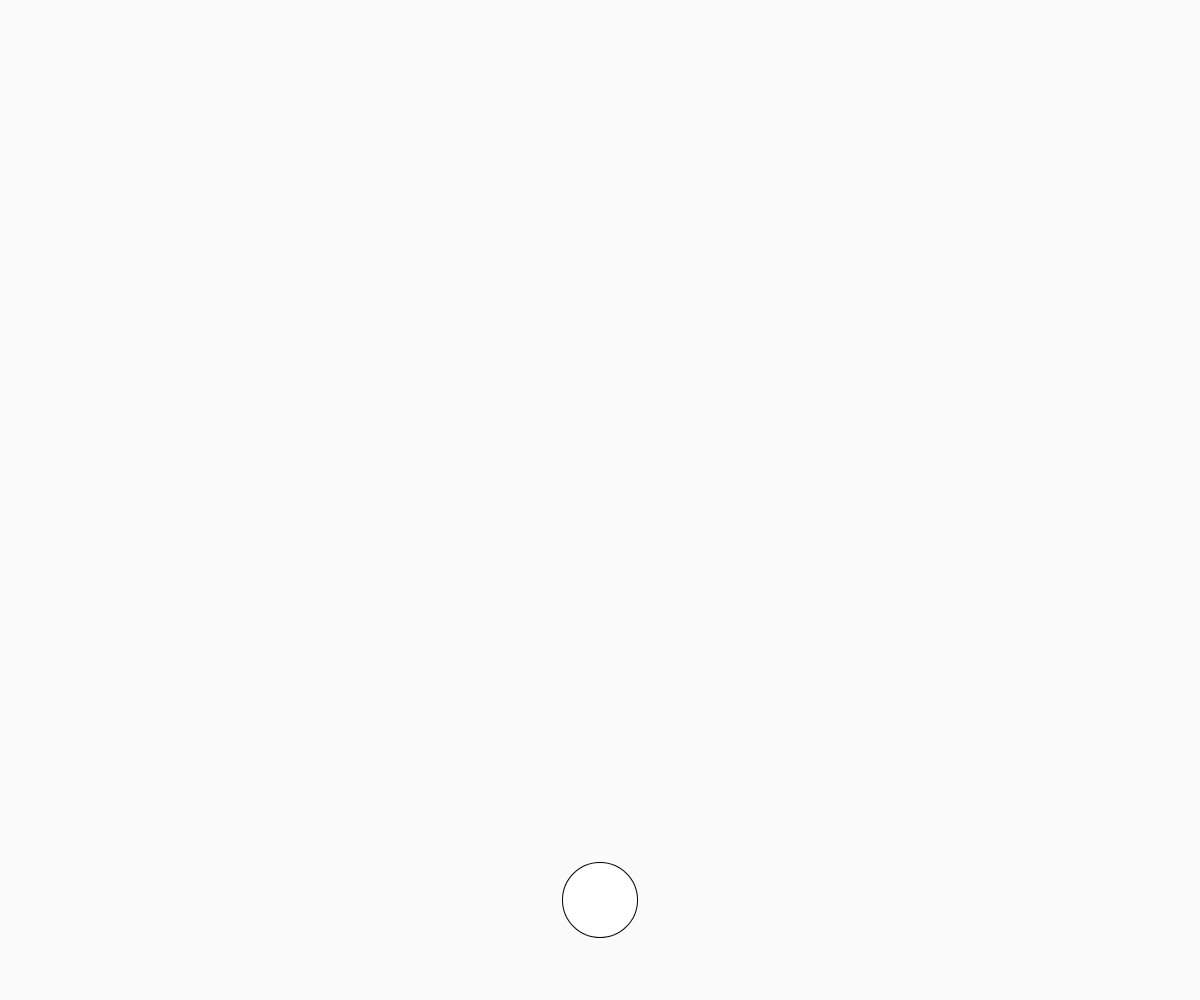
Frame 1 (no input)
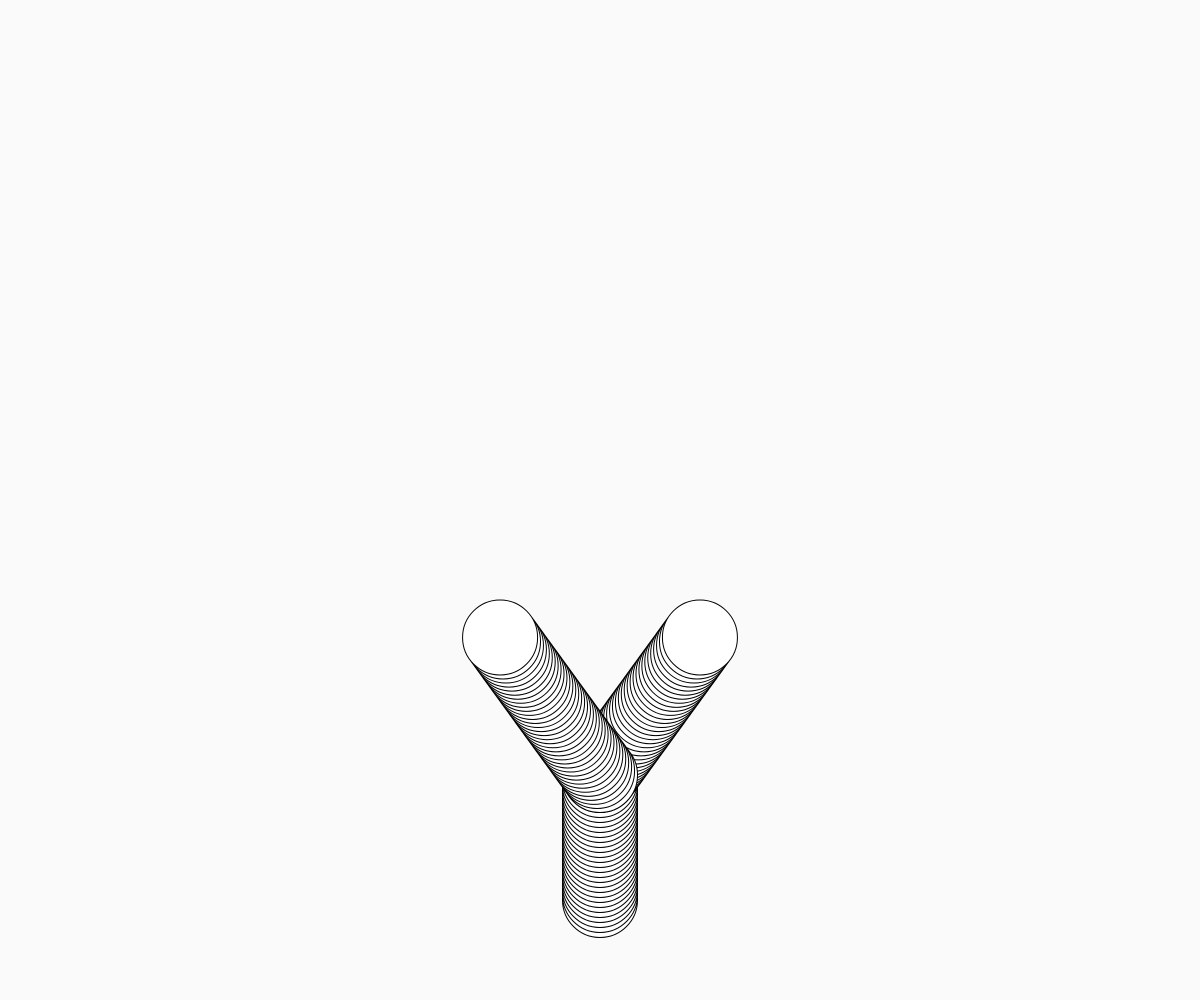
Frame 60 (no input)
Frame 120 (the mouse pressed at the canvas centre since frame 60): identical to frame 60, image omitted

The p5.js sketch that drew these frames (run headless with seeded random() and noise() and a simulated clock; from frame 60 on, the mouse is pressed at the canvas centre):

// p5.js sketch
// ── sketch.js
let tree;

function setup() {
    pixelDensity(2);
    createCanvas(window.innerWidth, window.innerHeight);
    let point = new Point(window.innerWidth/2, window.innerHeight*0.90)
    let size = new Size(window.innerWidth/8, window.innerHeight/8);
    let seed = new Seed(point, size)
    tree = new Tree(seed);
    frameRate(30)
}

function draw() {
    background(250, 255);
    tree.show();
    tree.grow();
    if (tree.branches.length == 1) {
        if (tree.branches[0].slices.length > 25) {
            tree.spawnBranches(tree.branches[0], PI/5);
        }
    }

    if (tree.branches.length > 1) {
        if (tree.branches[1].slices.length > 35) {
            noLoop();
        }
    }
    
}

class Seed {
    constructor(position, size){
        this.pos = position;
        this.size = size;
    }
    
    generateSlice() {
        let slice = new TreeSlice(this.pos, this.size, 0);
        return slice;
    }

    generateBranch() {
        let slice = this.generateSlice();
        let branch = new Branch(slice);
        return branch;
    }
}


class Tree {
    constructor(seed) {
        this.seed = seed;
        this.branches = [
            seed.generateBranch()
        ];
    }

    grow() {
        print(this.branches)
        for (let i in this.branches){
            let branch = this.branches[i]
            if (branch.grown != true) {
                branch.grow();
            }
        }
    }

    show() {
        for (let i in this.branches){
            this.branches[i].show();
        }
    }

    spawnBranches(branch, angle) {
        // generate two branches, rotated by the given angle in opposite directions
        let branchA = branch.generateBranch(angle);
        let branchB = branch.generateBranch(-angle);

        branch.grown = true;
        this.branches.push(branchA, branchB);
    }
}

class Branch {
    constructor(slice) {
        // contains a non empty array of slices
        this.slices = [slice];
        this.grown = false;
    }

    // get the first slice in the array
    get start() {
        return this.slices[0];
    }
    
    // get the last slice in the array
    get end() {
        this.slices.push()
        return this.slices[this.slices.length - 1];
    }

    // create and add the next slice to the array, 'grow' the branch
    grow() {
        let nextSlice = this.end.nextSlice();
        this.slices.push(nextSlice);
    }

    // loop over all the slices and draw each slice
    show() {
        for (let i in this.slices) {
            this.slices[i].show();
        }
    }

    generateBranch(angle = PI/4) {
        let pos = this.end.pos;
        let slice = new TreeSlice(this.end.pos, this.end.size, (this.end.direction + angle));
        let generatedBranch = new Branch(slice);
        return generatedBranch;
    }
}

class TreeSlice {
    constructor(position, size, angle) {
        this.pos = position;
        this.size = size;
        this.direction = angle
    }
    // generate a new slice

    nextSlice(amount = 5) {
        let slice = new TreeSlice(this.pos.offset(this.direction, amount), this.size, this.direction);
        return slice;
    }

    show() {
        // draw a circle at given position
        circle(this.pos.x, this.pos.y, this.size.width/2);
    } 
}

class Point {
    constructor(x, y) {
        this.x = x;
        this.y = y;
    }

    offset(angle, amount) {
        let xIncrement = sin(angle)*amount;
        let yIncrement = cos(angle)*amount;
        let point = new Point(this.x + xIncrement, this.y - yIncrement);
        return point;
    }

    offsetX(amount = 1){
        let point = new Point(this.x + amount, this.y);
        return point;
    }

    offsetY(amount = 1){
        let point = new Point(this.x, this.y - amount);
        return point;
    }
}

class Size {
    constructor(width, height) {
        this.width = width;
        this.height = height;
    }
}

function mousePressed() {
    tree.branches = [tree.branches[0]]
    tree.branches[0].slices = [tree.branches[0].slices[0]]
    tree.branches[0].grown = false;
    loop()
}
